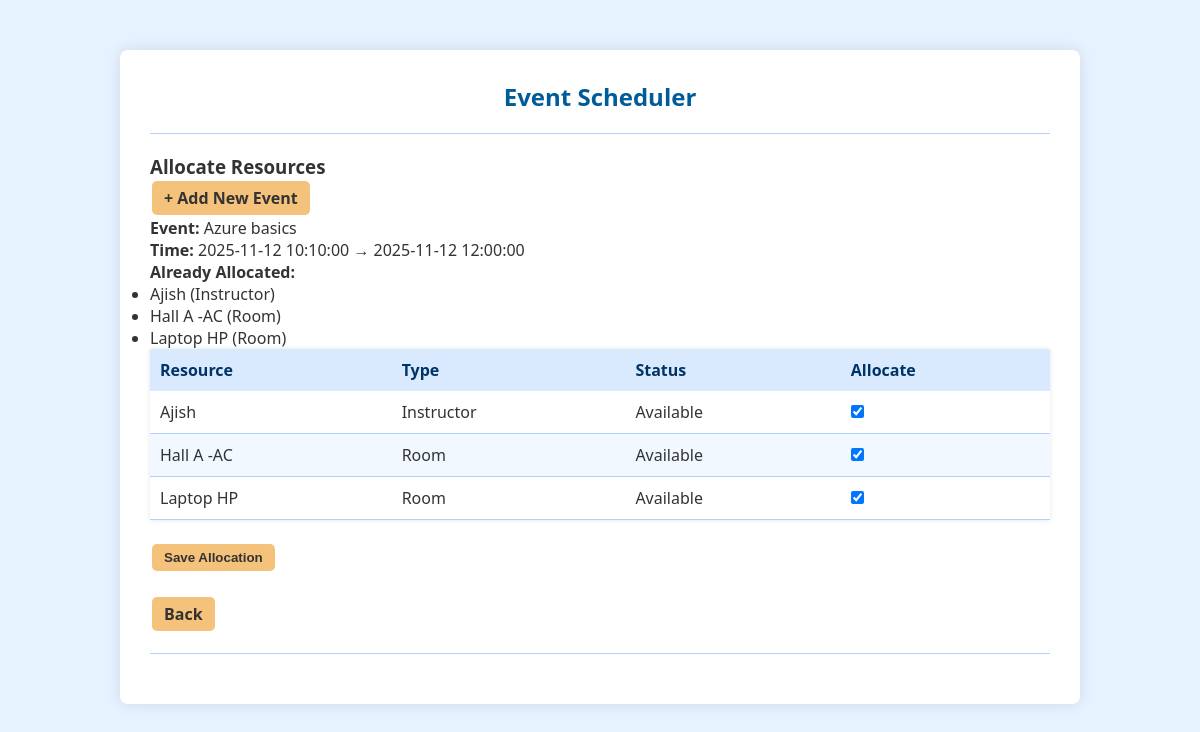
/events/4/allocate, run on the app's committed database.
### tables this page shows
CREATE TABLE Event (
            event_id INTEGER PRIMARY KEY AUTOINCREMENT,
            title TEXT NOT NULL,
            start_time TEXT NOT NULL,
            end_time TEXT NOT NULL,
            description TEXT
        );

CREATE TABLE Resource (
            resource_id INTEGER PRIMARY KEY AUTOINCREMENT,
            resource_name TEXT NOT NULL,
            resource_type TEXT NOT NULL
        );

### app.py (the view, shortened to what this page needs)
@app.route("/events/<int:event_id>/allocate", methods=["GET", "POST"])
def allocate_resources(event_id):
    con = sqlite3.connect(db_name)
    cur = con.cursor()
    cur.execute("SELECT * FROM Event WHERE event_id = ?", (event_id,))
    event = cur.fetchone()
    if not event:
        flash("Event not found.")
        con.close()
        return redirect(url_for("list_events"))
    cur.execute("SELECT * FROM Resource ORDER BY resource_name")
    resources = cur.fetchall()
    cur.execute("SELECT * FROM EventResourceAllocation WHERE event_id = ?", (event_id,))
    current_allocs = cur.fetchall()
    current_map = {a[2]: a for a in current_allocs}
    event_start = datetime.fromisoformat(event[2])
    event_end = datetime.fromisoformat(event[3])
    availability = {}
    for r in resources:
        res_id = r[0]
        cur.execute("""
            SELECT e.start_time, e.end_time
            FROM EventResourceAllocation a
            JOIN Event e ON a.event_id = e.event_id
            WHERE a.resource_id = ? AND e.event_id != ?
        """, (res_id, event_id))
        rows = cur.fetchall()
        free = True
        for s, e in rows:
            s_dt = datetime.fromisoformat(s)
            e_dt = datetime.fromisoformat(e)
            if event_start < e_dt and s_dt < event_end:
                free = False
                break
        availability[res_id] = free
    con.close()
    return render_template(
        "allocations.html",
        event=event,
        resources=resources,
        current_allocs=current_allocs,
        current_map=current_map,
        availability=availability,
        conflicts=[]
    )

### templates/allocations.html (shortened to what this page needs)
{% extends "index.html" %}
{% block content %}
<h3>Allocate Resources</h3>
<a href="{{ url_for('create_event') }}" class="btn">+ Add New Event</a>
<p><strong>Event:</strong> {{ event[1] }}</p>
<p><strong>Time:</strong> {{ event[2] }} → {{ event[3] }}</p>
{% if current_allocs %}
<h4>Already Allocated:</h4>
<ul>
    {% for alloc in current_allocs %}
        {% set res_id = alloc[2] %}
        {% for r in resources %}
            {% if r[0] == res_id %}
                <li>{{ r[1] }} ({{ r[2] }})</li>
            {% endif %}
        {% endfor %}
    {% endfor %}
</ul>
{% endif %}
<form method="POST">
    <table class="resource-table">
        <thead>
            <tr>
                <th>Resource</th>
                <th>Type</th>
                <th>Status</th>
                <th>Allocate</th>
            </tr>
        </thead>
        <tbody>
            {% for r in resources %}
            <tr>
                <td>{{ r[1] }}</td>
                <td>{{ r[2] }}</td>
                <td>
                    {% if availability[r[0]] %}
                        Available
                    {% else %}
                        <span class="not-available">Not Available</span>
                    {% endif %}
                </td>
                <td>
                    {% if availability[r[0]] %}
                        <input type="checkbox" name="use_{{ r[0] }}"
                        {% if r[0] in current_map %}checked{% endif %}>
                    {% else %}
                        —
                    {% endif %}
                </td>
            </tr>
            {% endfor %}
        </tbody>
    </table>
    <br>
    <button type="submit" class="btn">Save Allocation</button>
</form>
<br>
<a href="{{ url_for('list_events') }}" class="btn">Back</a>
{% endblock %}

### static/style.css (style rules this page uses)
body { font-family: 'Segoe UI', sans-serif; background-color: #e6f2ff; margin: 0; padding: 0; color: #333; }
button, .btn { background-color: #f4c27a; color: #333; border: none; padding: 10px 18px; border-radius: 5px; cursor: pointer; font-weight: bold; transition: background-color 0.3s ease; }
.btn { display: inline-block; background-color: #f4c27a; color: #333; padding: 8px 14px; margin: 4px 2px; text-decoration: none; border-radius: 5px; font-weight: bold; transition: background-color 0.3s ease; }
.resource-table { width: 100%; border-collapse: collapse; background-color: #ffffff; box-shadow: 0 0 5px rgba(0,0,0,0.1); }
.resource-table th { background-color: #cce6ff; color: #003366; padding: 10px; text-align: left; }
.resource-table td { border-bottom: 1px solid #b3d1ff; padding: 10px; }
.resource-table th { background-color: #d9eaff; color: #003366; padding: 10px; text-align: left; }
.resource-table tr:nth-child(even) { background-color: #f2f8ff; }
.btn { display: inline-block; background-color: #f4c27a; color: #333; padding: 6px 12px; margin: 2px; text-decoration: none; border-radius: 5px; font-weight: bold; transition: background-color 0.3s ease; }
* { margin: 0; padding: 0; }

### data on the page
Event: title "Azure basics", start_time "2025-11-12 10:10:00", end_time "2025-11-12 12:00:00"
Resource: resource_name "Ajish", resource_type "Instructor", shows "Available", resource_id "☑"
Resource: resource_name "Hall A -AC", resource_type "Room", shows "Available", resource_id "☑"
Resource: resource_name "Laptop HP", resource_type "Room", shows "Available", resource_id "☑"
